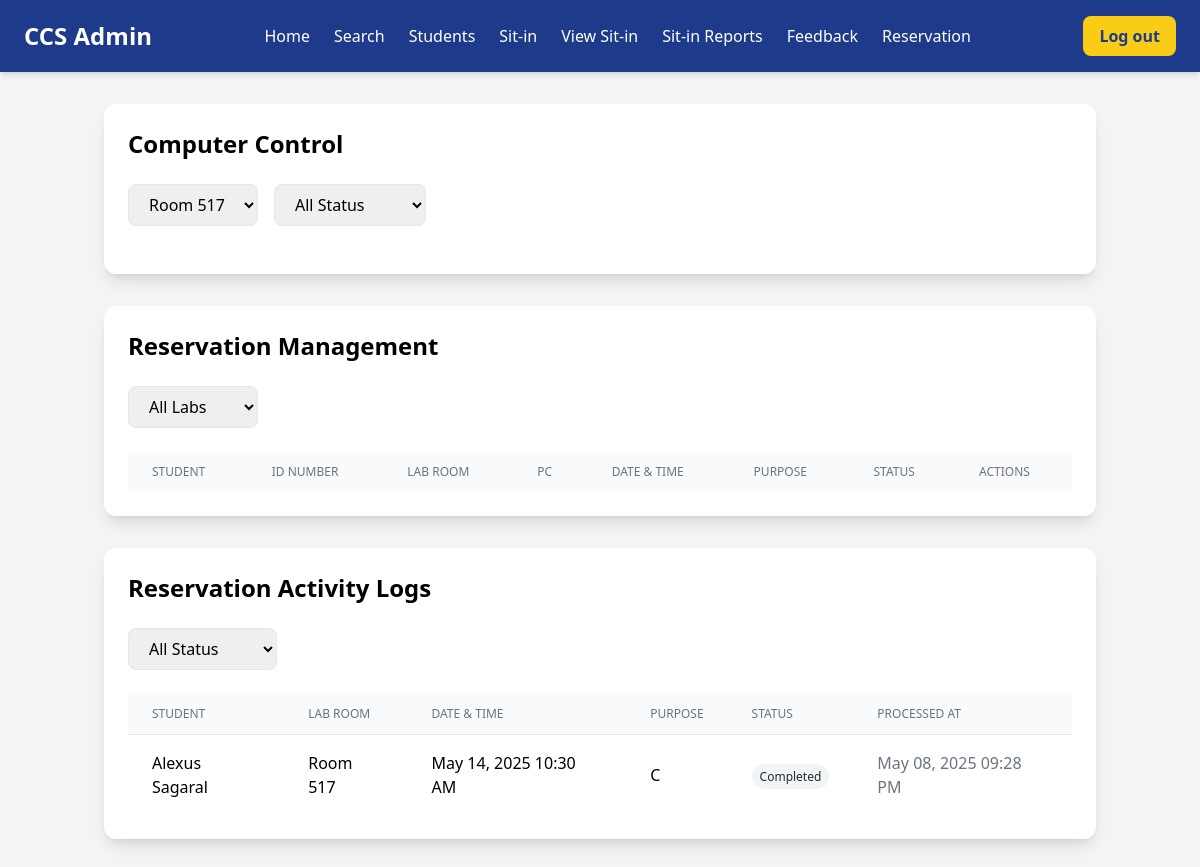
Page /reservation-admin.php (signed in) on the earlier database version.
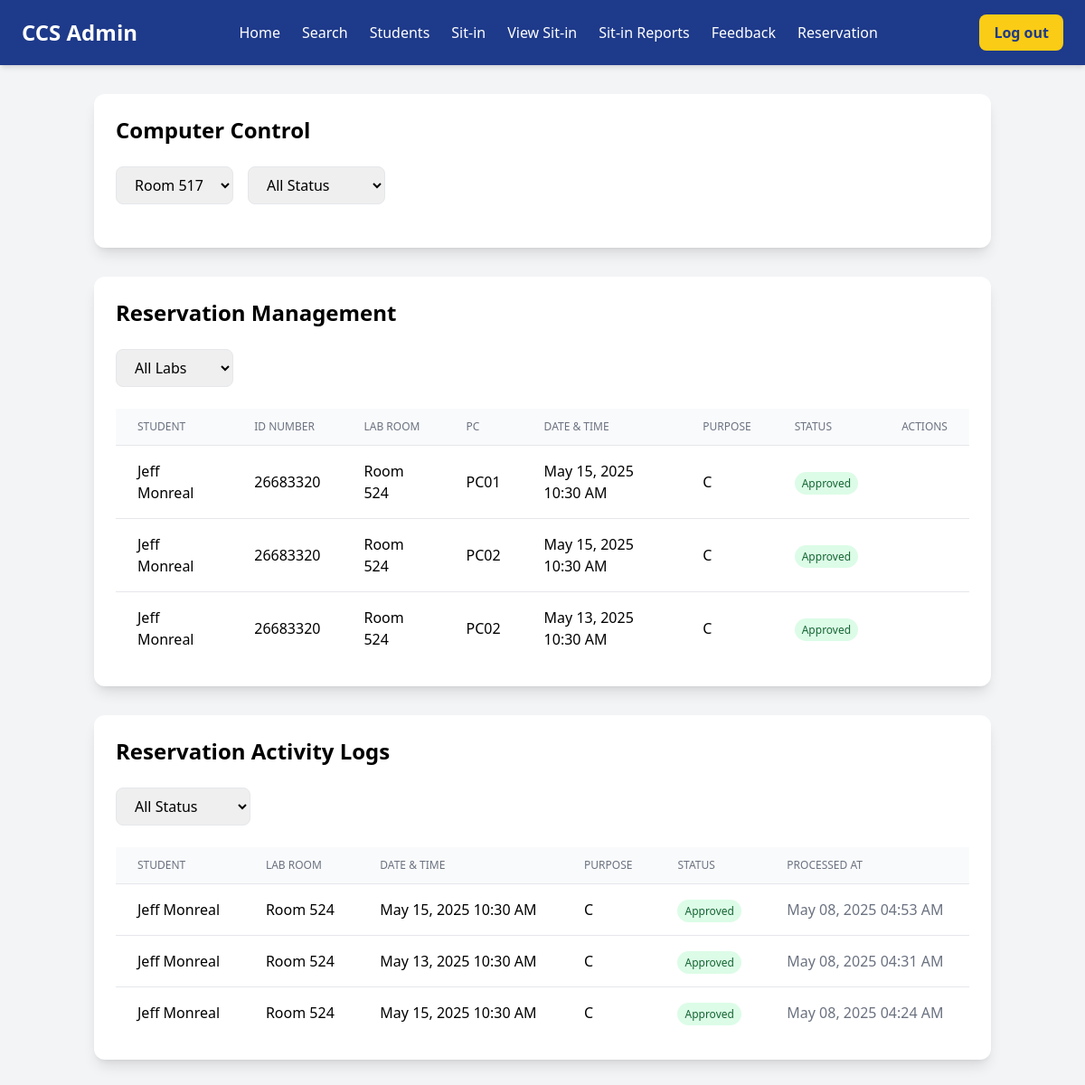
Same page on the later database version.
### tables this page shows
CREATE TABLE `reservations` (
  `id` int(11) NOT NULL,
  `student_id` int(11) NOT NULL,
  `lab_room` varchar(10) NOT NULL,
  `pc_number` varchar(10) NOT NULL,
  `purpose` varchar(100) NOT NULL,
  `reservation_date` date NOT NULL,
  `time_in` time NOT NULL,
  `status` enum('pending','approved','disapproved') DEFAULT 'pending',
  `timeout_at` datetime DEFAULT NULL,
  `created_at` timestamp NOT NULL DEFAULT current_timestamp(),
  `updated_at` timestamp NOT NULL DEFAULT current_timestamp() ON UPDATE current_timestamp()
);

CREATE TABLE `users` (
  `ID` int(11) NOT NULL,
  `ID_NUMBER` int(11) NOT NULL,
  `LASTNAME` varchar(50) NOT NULL,
  `FIRSTNAME` varchar(50) NOT NULL,
  `MIDDLENAME` varchar(50) DEFAULT NULL,
  `COURSE` varchar(100) DEFAULT NULL,
  `YEAR` int(11) DEFAULT NULL,
  `USERNAME` varchar(50) NOT NULL,
  `PASSWORD` varchar(100) NOT NULL,
  `EMAIL` varchar(100) NOT NULL,
  `ADDRESS` varchar(30) DEFAULT NULL,
  `SESSION` int(11) DEFAULT 30,
  `IMAGE` varchar(100) DEFAULT NULL,
  `CREATED_AT` timestamp NOT NULL DEFAULT current_timestamp(),
  `user_type` enum('student','admin') NOT NULL DEFAULT 'student',
  `POINTS` int(11) DEFAULT 0
);

### reservation-admin.php (the view, shortened to what this page needs)
<?php
require_once 'database.php';
$activity_logs_query = "
    SELECT r.*, u.FIRSTNAME, u.LASTNAME
    FROM reservations r
    JOIN users u ON r.student_id = u.ID_NUMBER
    ORDER BY r.updated_at DESC
";
$activity_logs = $conn->query($activity_logs_query);
$reservations = $conn->query("
    SELECT r.*, u.FIRSTNAME, u.LASTNAME, u.ID_NUMBER
    FROM reservations r
    JOIN users u ON r.student_id = u.ID_NUMBER
    WHERE r.status IN ('pending', 'approved')
    ORDER BY r.reservation_date DESC, r.time_in ASC
");
?>
<!DOCTYPE html>
<html lang="en">
<head>
    <script src="https://cdn.tailwindcss.com"></script>
    <link href="https://cdnjs.cloudflare.com/ajax/libs/font-awesome/6.0.0-beta3/css/all.min.css" rel="stylesheet">
</head>
<body class="bg-gray-100">
    <?php include 'admin-nav.php'; ?>
    <div class="container mx-auto px-4 py-8">
        <div class="bg-white rounded-xl shadow-lg p-6 mb-8">
            <h2 id="roomHeading" class="text-2xl font-bold mb-6">Computer Control</h2>
            <div class="flex gap-4 mb-6">
                <select id="labRoomSelect" class="border rounded-lg px-4 py-2 hover:border-blue-500 focus:border-blue-500 focus:ring-1 focus:ring-blue-500">
                    <option value="517" selected>Room 517</option>
                </select>
                <select id="statusFilter" class="border rounded-lg px-4 py-2">
                    <option value="all">All Status</option>
                </select>
            </div>
        </div>
        <div class="bg-white rounded-xl shadow-lg p-6 mb-8">
            <h2 class="text-2xl font-bold mb-6">Reservation Management</h2>
            <div class="mb-6">
                <select id="labFilter" class="border rounded-lg px-4 py-2" onchange="applyFilters('reservation')">
                    <option value="all">All Labs</option>
                </select>
            </div>
            <div class="overflow-x-auto">
                <table class="min-w-full divide-y divide-gray-200">
                    <thead>
                        <tr>
                            <th class="px-6 py-3 bg-gray-50 text-left text-xs font-medium text-gray-500 uppercase">Student</th>
                            <th class="px-6 py-3 bg-gray-50 text-left text-xs font-medium text-gray-500 uppercase">ID Number</th>
                            <th class="px-6 py-3 bg-gray-50 text-left text-xs font-medium text-gray-500 uppercase">Lab Room</th>
                            <th class="px-6 py-3 bg-gray-50 text-left text-xs font-medium text-gray-500 uppercase">PC</th>
                            <th class="px-6 py-3 bg-gray-50 text-left text-xs font-medium text-gray-500 uppercase">Date & Time</th>
                            <th class="px-6 py-3 bg-gray-50 text-left text-xs font-medium text-gray-500 uppercase">Purpose</th>
                            <th class="px-6 py-3 bg-gray-50 text-left text-xs font-medium text-gray-500 uppercase">Status</th>
                            <th class="px-6 py-3 bg-gray-50 text-left text-xs font-medium text-gray-500 uppercase">Actions</th>
                        </tr>
                    </thead>
                    <tbody class="bg-white divide-y divide-gray-200">
                        <?php while($row = $reservations->fetch_assoc()): ?>
                            <tr class="reservation-row hover:bg-gray-50"
                                data-status="<?php echo $row['status']; ?>"
                                data-lab="<?php echo $row['lab_room']; ?>"
                                data-date="<?php echo $row['reservation_date']; ?>">
                                <td class="px-6 py-4"><?php echo htmlspecialchars($row['FIRSTNAME'] . ' ' . $row['LASTNAME']); ?></td>
                                <td class="px-6 py-4"><?php echo htmlspecialchars($row['ID_NUMBER']); ?></td>
                                <td class="px-6 py-4">Room <?php echo htmlspecialchars($row['lab_room']); ?></td>
                                <td class="px-6 py-4"><?php echo htmlspecialchars($row['pc_number']); ?></td>
                                <td class="px-6 py-4">
                                    <?php
                                    echo date('M d, Y h:i A', strtotime($row['reservation_date'] . ' ' . $row['time_in']));
                                    ?>
                                </td>
                                <td class="px-6 py-4"><?php echo htmlspecialchars($row['purpose']); ?></td>
                                <td class="px-6 py-4">
                                    <span class="px-2 py-1 text-xs rounded-full <?php
                                        switch($row['status']) {
                                            case 'approved':
                                                echo 'bg-green-100 text-green-800';
                                                break;
                                        }
                                    ?>">
                                        <?php echo ucfirst($row['status']); ?>
                                    </span>
                                </td>
                                <td class="px-6 py-4">
                                </td>
                            </tr>
                        <?php endwhile; ?>
                    </tbody>
                </table>
            </div>
        </div>
        <div class="bg-white rounded-xl shadow-lg p-6">
            <h2 class="text-2xl font-bold mb-6">Reservation Activity Logs</h2>
            <div class="mb-6">
                <select id="logsStatusFilter" class="border rounded-lg px-4 py-2" onchange="filterLogs(this.value)">
                    <option value="all">All Status</option>
                </select>
            </div>
            <?php if ($activity_logs->num_rows > 0): ?>
                <div class="overflow-x-auto">
                    <table class="min-w-full divide-y divide-gray-200">
                        <thead>
                            <tr>
                                <th class="px-6 py-3 bg-gray-50 text-left text-xs font-medium text-gray-500 uppercase">Student</th>
                                <th class="px-6 py-3 bg-gray-50 text-left text-xs font-medium text-gray-500 uppercase">Lab Room</th>
                                <th class="px-6 py-3 bg-gray-50 text-left text-xs font-medium text-gray-500 uppercase">Date & Time</th>
                                <th class="px-6 py-3 bg-gray-50 text-left text-xs font-medium text-gray-500 uppercase">Purpose</th>
                                <th class="px-6 py-3 bg-gray-50 text-left text-xs font-medium text-gray-500 uppercase">Status</th>
                                <th class="px-6 py-3 bg-gray-50 text-left text-xs font-medium text-gray-500 uppercase">Processed At</th>
                            </tr>
                        </thead>
                        <tbody class="bg-white divide-y divide-gray-200">
                            <?php while($row = $activity_logs->fetch_assoc()): ?>
                                <tr class="log-row" data-status="<?php echo $row['status']; ?>">
                                    <td class="px-6 py-4">
                                        <?php echo htmlspecialchars($row['FIRSTNAME'] . ' ' . $row['LASTNAME']); ?>
                                    </td>
                                    <td class="px-6 py-4">Room <?php echo htmlspecialchars($row['lab_room']); ?></td>
                                    <td class="px-6 py-4">
                                        <?php echo date('M d, Y h:i A', strtotime($row['reservation_date'] . ' ' . $row['time_in'])); ?>
                                    </td>
                                    <td class="px-6 py-4"><?php echo htmlspecialchars($row['purpose']); ?></td>
                                    <td class="px-6 py-4">
                                        <span class="status-badge px-2 py-1 text-xs rounded-full <?php
                                            switch($row['status']) {
                                                case 'approved':
                                                    echo 'bg-green-100 text-green-800';
                                                    break;
                                                default:
                                                    echo 'bg-gray-100 text-gray-800';
                                            }
                                        ?>">
                                            <?php echo ucfirst($row['status']); ?>
                                        </span>
                                    </td>
                                    <td class="px-6 py-4 text-gray-500">
                                        <?php echo date('M d, Y h:i A', strtotime($row['updated_at'])); ?>
                                    </td>
                                </tr>
                            <?php endwhile; ?>
                        </tbody>
                    </table>
                </div>
            <?php else: ?>
                <p class="text-gray-500 text-center py-4">No activity logs found</p>
            <?php endif; ?>
        </div>
    </div>
</body>
</html>

### admin-nav.php (shortened to what this page needs)
<nav class="bg-blue-900 py-4 px-6 shadow-md">
    <div class="max-w-7xl mx-auto flex justify-between items-center">
        <a href="admin-dashboard.php" class="text-white text-2xl font-bold">CCS Admin</a>
        <ul class="hidden md:flex space-x-6 text-white font-medium">
            <li><a href="admin-dashboard.php" class="hover:text-yellow-400 transition">Home</a></li>
            <li><a href="search.php" class="hover:text-yellow-400 transition">Search</a></li>
            <li><a href="students.php" class="hover:text-yellow-400 transition">Students</a></li>
            <li><a href="sit-in.php" class="hover:text-yellow-400 transition">Sit-in</a></li>
            <li><a href="view-sit-in.php" class="hover:text-yellow-400 transition">View Sit-in</a></li>
            <li><a href="sit-in-reports.php" class="hover:text-yellow-400 transition">Sit-in Reports</a></li>
            <li><a href="feedback-reports.php" class="hover:text-yellow-400 transition">Feedback</a></li>
            <li><a href="reservation-admin.php" class="hover:text-yellow-400 transition">Reservation</a></li>
        </ul>
        <a href="logout.php" class="bg-yellow-400 text-blue-900 px-4 py-2 rounded-lg font-bold hover:bg-blue-700 hover:text-white transition">Log out</a>
    </div>
</nav>

### reservation-admin.php (style rules this page uses)
#roomHeading { transition: all 0.3s ease; }
.status-badge { @apply px-2 py-1 rounded-full text-xs font-medium; }

Differences in the rows shown:
removed reservations: users.FIRSTNAME+LASTNAME "Alexus Sagaral", lab_room "517", reservation_date+time_in "May 14, 2025 10:30 AM", purpose "C", status "Completed", updated_at "May 08, 2025 09:28 PM", shown under "Reservation Activity Logs"
added reservations: users.FIRSTNAME+LASTNAME "Jeff Monreal", users.ID_NUMBER "26683320", lab_room "524", pc_number "PC01", reservation_date+time_in "May 15, 2025 10:30 AM", purpose "C", status "Approved", updated_at "May 08, 2025 04:24 AM"
added reservations: users.FIRSTNAME+LASTNAME "Jeff Monreal", users.ID_NUMBER "26683320", lab_room "524", pc_number "PC02", reservation_date+time_in "May 15, 2025 10:30 AM", purpose "C", status "Approved", updated_at "May 08, 2025 04:53 AM"
added reservations: users.FIRSTNAME+LASTNAME "Jeff Monreal", users.ID_NUMBER "26683320", lab_room "524", pc_number "PC02", reservation_date+time_in "May 13, 2025 10:30 AM", purpose "C", status "Approved", updated_at "May 08, 2025 04:31 AM"
